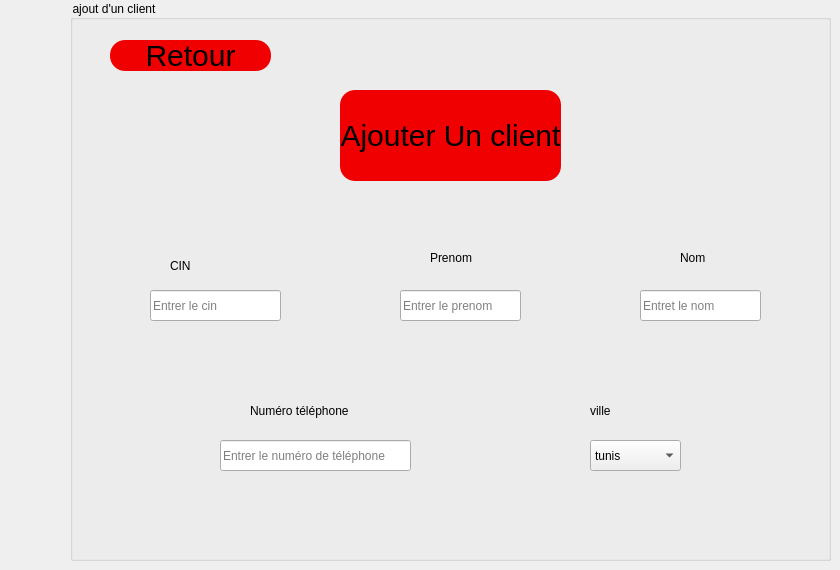
      <widget class="QWidget" name="tab_3">
       <attribute name="title">
        <string>ajouter un client</string>
       </attribute>
       <widget class="QGroupBox" name="groupBox_2">
        <property name="geometry">
         <rect>
          <x>70</x>
          <y>0</y>
          <width>761</width>
          <height>561</height>
         </rect>
        </property>
        <property name="styleSheet">
         <string notr="true">
border-color: rgb(0, 0, 0);
color: rgb(0, 0, 0);
</string>
        </property>
        <property name="title">
         <string>ajout d'un client</string>
        </property>
        <widget class="QLabel" name="label_3">
         <property name="geometry">
          <rect>
           <x>100</x>
           <y>250</y>
           <width>71</width>
           <height>31</height>
          </rect>
         </property>
         <property name="text">
          <string>CIN</string>
         </property>
        </widget>
        <widget class="QLineEdit" name="lineEdit_cin">
         <property name="geometry">
          <rect>
           <x>80</x>
           <y>290</y>
           <width>131</width>
           <height>31</height>
          </rect>
         </property>
         <property name="placeholderText">
          <string>Entrer le cin </string>
         </property>
        </widget>
        <widget class="QLabel" name="label_4">
         <property name="geometry">
          <rect>
           <x>360</x>
           <y>250</y>
           <width>56</width>
           <height>16</height>
          </rect>
         </property>
         <property name="text">
          <string>Prenom</string>
         </property>
        </widget>
        <widget class="QLabel" name="label_5">
         <property name="geometry">
          <rect>
           <x>610</x>
           <y>250</y>
           <width>41</width>
           <height>16</height>
          </rect>
         </property>
         <property name="text">
          <string>Nom</string>
         </property>
        </widget>
        <widget class="QLineEdit" name="lineEdit_prenom">
         <property name="geometry">
          <rect>
           <x>330</x>
           <y>290</y>
           <width>121</width>
           <height>31</height>
          </rect>
         </property>
         <property name="placeholderText">
          <string>Entrer le prenom</string>
         </property>
        </widget>
        <widget class="QLineEdit" name="lineEdit_nom">
         <property name="geometry">
          <rect>
           <x>570</x>
           <y>290</y>
           <width>121</width>
           <height>31</height>
          </rect>
         </property>
         <property name="text">
          <string/>
         </property>
         <property name="placeholderText">
          <string>Entret le nom</string>
         </property>
        </widget>
        <widget class="QLabel" name="label_6">
         <property name="geometry">
          <rect>
           <x>520</x>
           <y>400</y>
           <width>81</width>
           <height>21</height>
          </rect>
         </property>
         <property name="text">
          <string>ville</string>
         </property>
        </widget>
        <widget class="QLabel" name="label_7">
         <property name="geometry">
          <rect>
           <x>180</x>
           <y>400</y>
           <width>111</width>
           <height>21</height>
          </rect>
         </property>
         <property name="text">
          <string>Numéro téléphone</string>
         </property>
        </widget>
        <widget class="QLineEdit" name="lineEdit_numtel">
         <property name="geometry">
          <rect>
           <x>150</x>
           <y>440</y>
           <width>191</width>
           <height>31</height>
          </rect>
         </property>
         <property name="placeholderText">
          <string>Entrer le numéro de téléphone</string>
         </property>
        </widget>
        <widget class="QPushButton" name="pushButton_ajouter">
         <property name="geometry">
          <rect>
           <x>270</x>
           <y>90</y>
           <width>221</width>
           <height>91</height>
          </rect>
         </property>
         <property name="styleSheet">
          <string notr="true">QPushButton {
color: #000000;
background:#f00000;
border-radius: 15px;
font-size:30px;
font-family:Arial, Helvetica, sans-serif;
}
QPushButton:hover {
color:#aa0000;
border:15px;
background:#000000;
}
</string>
         </property>
         <property name="text">
          <string>Ajouter Un client</string>
         </property>
        </widget>
        <widget class="QComboBox" name="comboBox">
         <property name="geometry">
          <rect>
           <x>520</x>
           <y>440</y>
           <width>91</width>
           <height>31</height>
          </rect>
         </property>
         <item>
          <property name="text">
           <string>tunis</string>
          </property>
         </item>
         <item>
          <property name="text">
           <string>sousse</string>
          </property>
         </item>
         <item>
          <property name="text">
           <string>nabeul</string>
          </property>
         </item>
         <item>
          <property name="text">
           <string>sfax</string>
          </property>
         </item>
        </widget>
        <widget class="QPushButton" name="pushButton_retourclient">
         <property name="geometry">
          <rect>
           <x>40</x>
           <y>40</y>
           <width>161</width>
           <height>31</height>
          </rect>
         </property>
         <property name="styleSheet">
          <string notr="true">QPushButton {
color: #000000;
background:#f00000;
border-radius: 15px;
font-size:30px;
font-family:Arial, Helvetica, sans-serif;
}
QPushButton:hover {
color:#aa0000;
border:15px;
background:#000000;
}
</string>
         </property>
         <property name="text">
          <string>Retour</string>
         </property>
        </widget>
       </widget>
      </widget>
